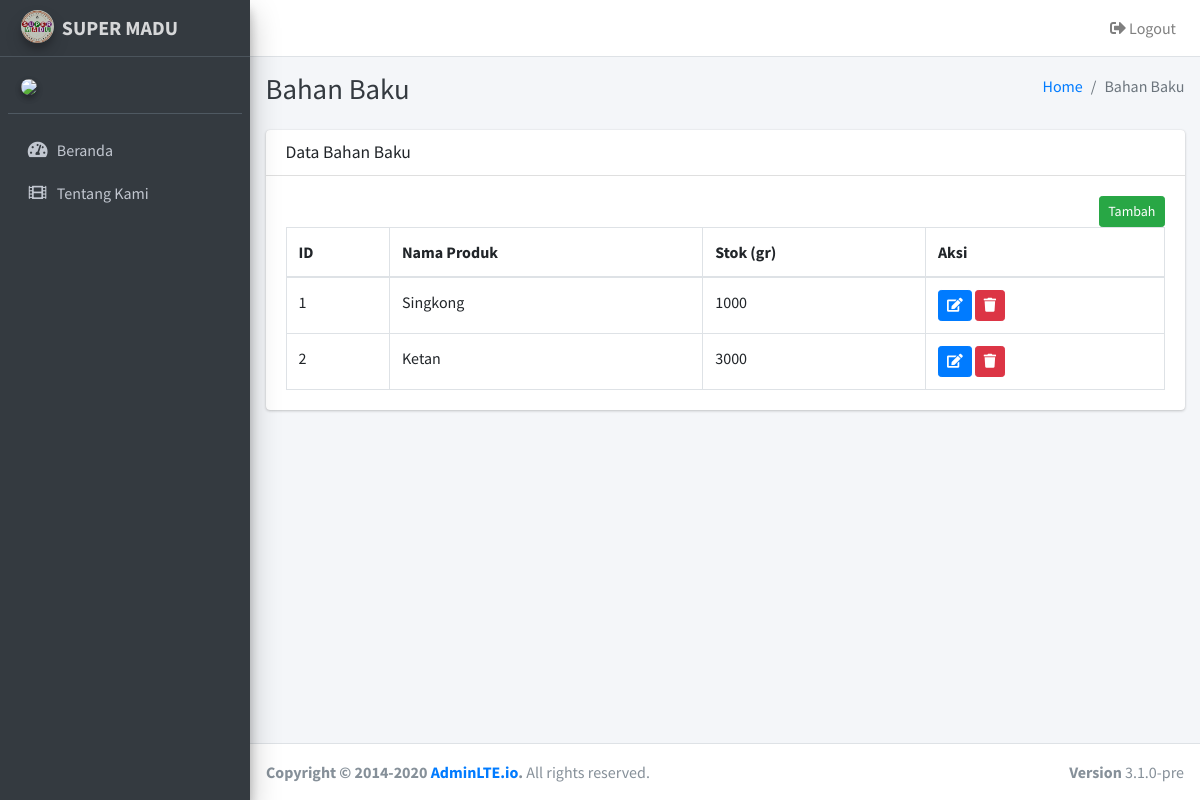
The app's page /index.php/bahanbaku with its own data.
### tables this page shows
CREATE TABLE `bahan_baku` (
  `id` int(11) NOT NULL,
  `nama_bahan_baku` varchar(255) NOT NULL,
  `stok` decimal(65,0) NOT NULL DEFAULT 0
);

### application/controllers/BahanBaku.php (called while the page is built, shortened)
<?php
class BahanBaku extends CI_Controller {
	function __construct(){
		$this->load->model('ModelBahanBaku');
	}
	public function index()
	{
		$data["bahan_baku"] = $this->ModelBahanBaku->get_all()->result();
		$this->load->view('bahan_baku', $data);
	}
}

### index.php (called while the page is built, shortened)
<?php
require_once BASEPATH.'core/CodeIgniter.php';

### application/models/ModelBahanBaku.php (called while the page is built, shortened)
<?php
class ModelBahanBaku extends CI_Model
{
	public function get_all()
	{
		return $this->db->get("bahan_baku");
	}
}

### application/views/bahan_baku.php (the view, shortened to what this page needs)
<div class="content-wrapper">
	<div class="content-header">
		<div class="container-fluid">
			<div class="row mb-2">
				<div class="col-sm-6">
					<h1 class="m-0 text-dark">Bahan Baku</h1>
				</div>
				<div class="col-sm-6">
					<ol class="breadcrumb float-sm-right">
						<li class="breadcrumb-item"><a href="<?=base_url()?>">Home</a></li>
						<li class="breadcrumb-item active">Bahan Baku</li>
					</ol>
				</div>
			</div>
		</div>
	</div>
	<section class="content">
		<div class="container-fluid">
			<div class="row">
				<div class="col-12">
					<div class="card">
						<div class="card-header">
							<h3 class="card-title">Data Bahan Baku</h3>
						</div>
						<div class="card-body">
							<button type="button" class="btn btn-success btn-sm float-right" data-toggle="modal" data-target="#modal-default">
								Tambah
							</button>
							<table id="dataTable" class="table table-bordered table-hover">
								<thead>
								<tr>
									<th>ID</th>
									<th>Nama Produk</th>
									<th>Stok (gr)</th>
									<th>Aksi</th>
								</tr>
								</thead>
								<tbody>
								<?php $no = 1; foreach ($bahan_baku as $p) {?>
								<tr>
									<td><?=$no++?></td>
									<td><?=$p->nama_bahan_baku?></td>
									<td><?=$p->stok?></td>
									<td>
										<button class="btn btn-primary btn-sm" onclick="edit(<?=$p->id?>)">
											<i class="fas fa-edit"></i>
										</button>
										<a class="btn btn-danger btn-sm" onclick="return confirm('Apakah anda yakin ingin menghapus data ini ?')"
										   href="<?=site_url('bahanbaku/delete/'.$p->id)?>">
											<i class="fas fa-trash"></i>
										</a>
									</td>
								</tr>
								<?php } ?>
								</tbody>
							</table>
						</div>
					</div>
				</div>
			</div>
		</div>
	</section>
</div>

### records on screen
bahan_baku: nama_bahan_baku "Singkong", stok "1000"
bahan_baku: nama_bahan_baku "Ketan", stok "3000"
